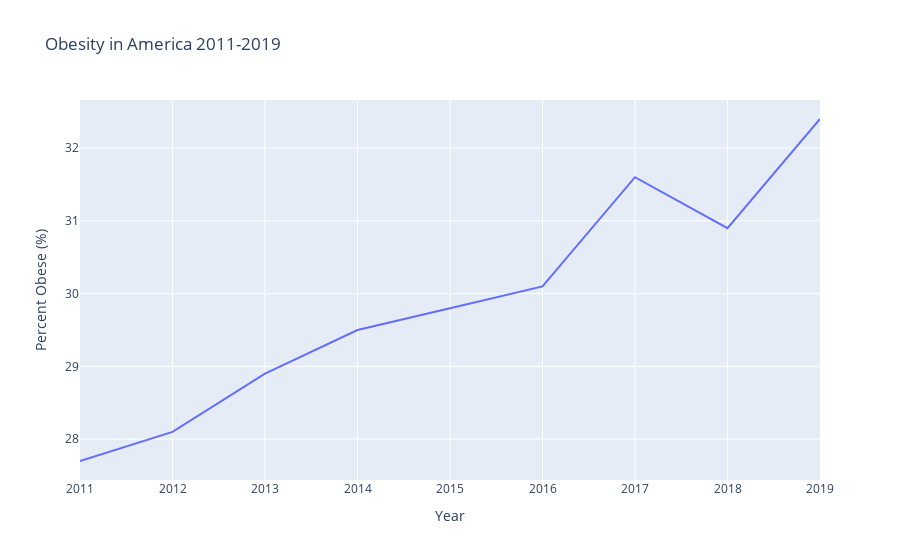

Source (notebook cell):
### Code cell
fig = px.line(overall[(overall.Response =='Obese (BMI 30.0 - 99.8)')& (overall.Locationabbr =='US')], x = 'Year', y='Data_value', title ='Obesity in America 2011-2019')
fig.update_layout(xaxis_title ='Year', yaxis_title = 'Percent Obese (%)')
fig.show()

### Figure 1 — Plotly figure (JSON) as saved in the notebook; plotly's stock layout.template omitted (floating-point values rounded to 4 significant figures)
{"data": [{"hovertemplate": "Year=%{x}<br>Data_value=%{y}<extra></extra>", "legendgroup": "", "line": {"color": "#636efa", "dash": "solid"}, "mode": "lines", "name": "", "orientation": "v", "showlegend": false, "type": "scatter", "x": [2019, 2018, 2017, 2016, 2015, 2014, 2013, 2012, 2011], "xaxis": "x", "y": [32.4, 30.9, 31.6, 30.1, 29.8, 29.5, 28.9, 28.1, 27.7], "yaxis": "y"}], "layout": {"legend": {"tracegroupgap": 0}, "title": {"text": "Obesity in America 2011-2019"}, "xaxis": {"anchor": "y", "domain": [0, 1], "title": {"text": "Year"}}, "yaxis": {"anchor": "x", "domain": [0, 1], "title": {"text": "Percent Obese (%)"}}}}
